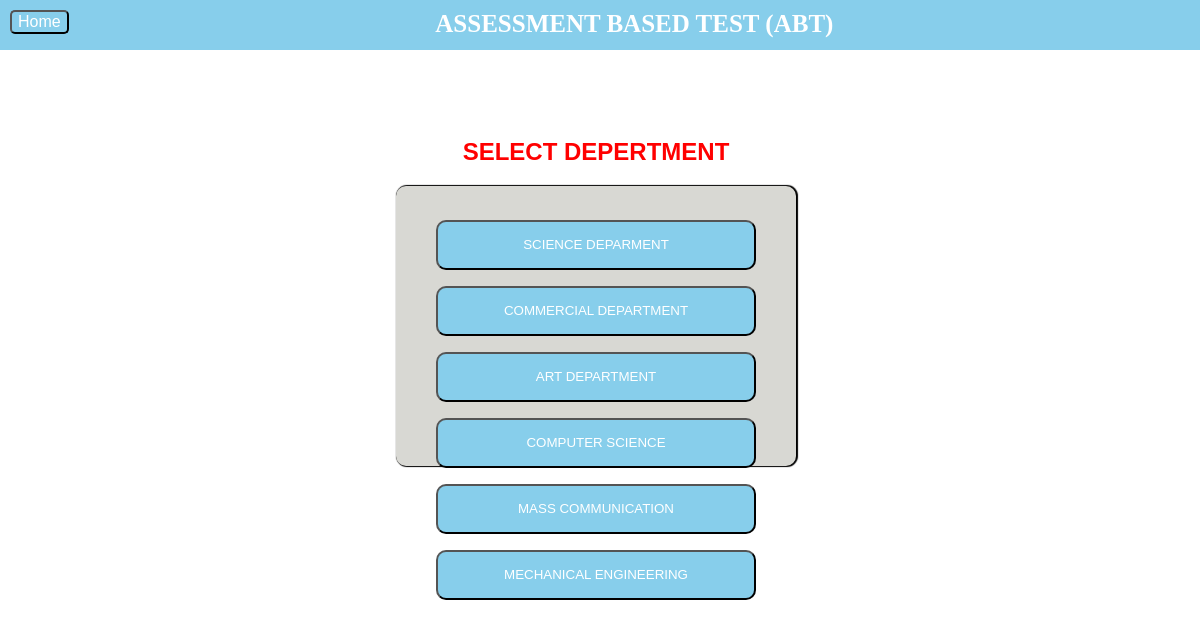
/sublist.php, run on the app's committed database.
### tables this page shows
CREATE TABLE `mst_subject` (
  `id` int(11) NOT NULL,
  `sub_id` int(11) NOT NULL,
  `sub_name` text NOT NULL
);

### sublist.php (the view, shortened to what this page needs)
<?php
$meid = base64_decode($_GET['u5cf9e69df6using']);
?>
<!DOCTYPE HTML PUBLIC "-//W3C//DTD HTML 4.01 Transitional//EN" "http://www.w3.org/TR/html4/loose.dtd">
<html>
<head>
<link href="quiz.css" rel="stylesheet" type="text/css">
</head>
<body>
<header class="hello">
	<a href='welcome.php?u5cf9e69df6using=<?php echo base64_encode($meid); ?>'><b><button style="font-size:16px; margin-left:10px; margin-top: 10px; float:left; border-radius:5px; background: skyblue; color: #fff;">Home</button></b></a>
  <b><p style="font-size:25px; margin-left:5px; margin-top:10px; text-align: center;">ASSESSMENT BASED TEST (ABT)</p></b>
</header>
<div style="margin-top: 100px;">
<?php
include("database.php");
echo "<br><h2 class=head1>SELECT DEPERTMENT</h2>";
?>
<center>
<div class="come" style="background-color: #d8d8d3; width:400px; border-radius: 10px; height: 280px; box-shadow: 1px 0px 1px 1px;">
<?php
echo "<br>";
$rs=mysqli_query($cn, "select * from mst_subject");
while($row=mysqli_fetch_row($rs))
{
  echo"<a href=showtest.php?subid=$row[0]&u5cf9e69df6using=".base64_encode($meid)."><p><button class='btndep'>$row[2]</button></p></a>";
}
?>
</div>
</center>
</div>
</body>
</html>

### quiz.css (style rules this page uses)
body { margin-left: 0px;margin-top: 0px; }
a:link { color: #330066;text-decoration: none; }
.head1 { font-family: Arial, Helvetica, sans-serif;font-size: 24px;color: #FF0000;text-align: center;font-weight: bold; }

### sublist.php (style rules this page uses)
.hello { background:skyblue; color: #fff; height:50px; width: 100%; position: fixed; z-index: 5; top: 0; }
.btndep { width: 80%; height: 50px; cursor: pointer; background: skyblue; border-radius: 10px; color: #fff; }

### data on the page
mst_subject: sub_name "SCIENCE DEPARMENT"
mst_subject: sub_name "COMMERCIAL DEPARTMENT"
mst_subject: sub_name "ART DEPARTMENT"
mst_subject: sub_name "COMPUTER SCIENCE"
mst_subject: sub_name "MASS COMMUNICATION"
mst_subject: sub_name "MECHANICAL ENGINEERING"
